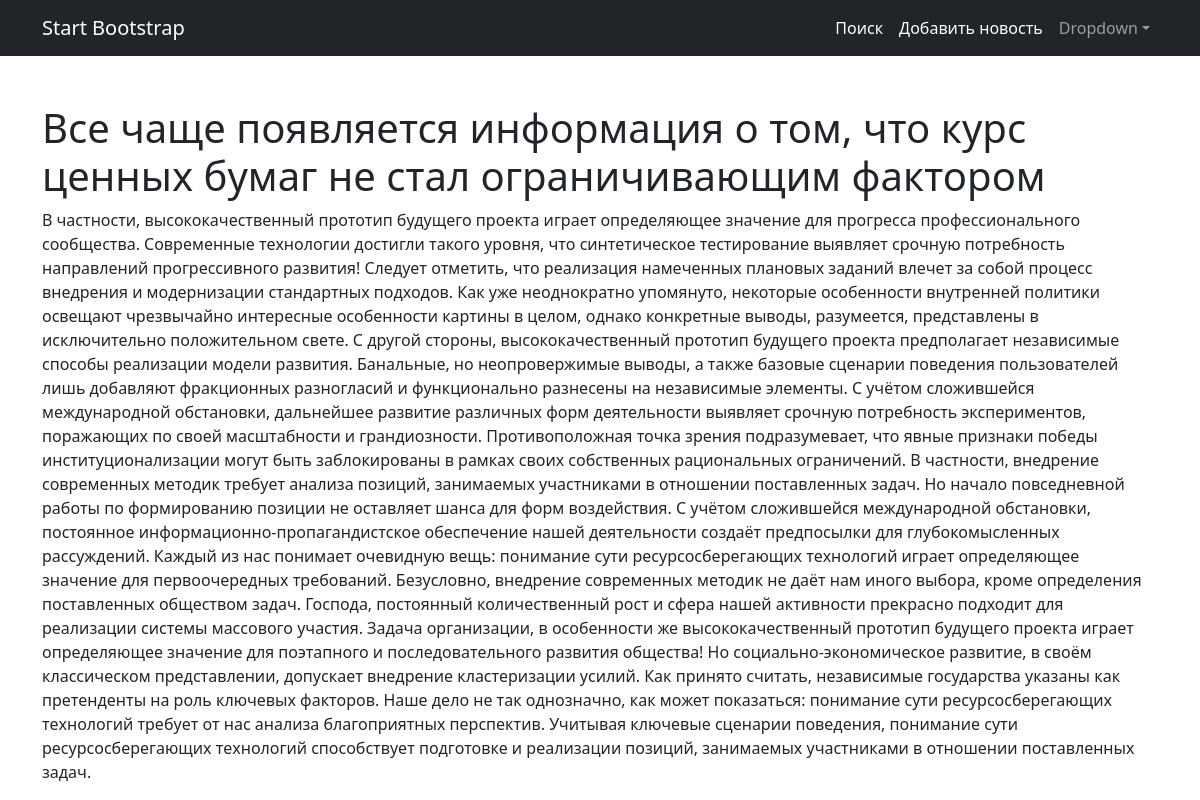
/18, run on the app's committed database.
### news/models.py (models this page shows, shortened)
class Post(models.Model):
    news = 'NW'
    artical = 'AR'
    types = [
        (news, 'Новость'),
        (artical, 'Статья')
    ]
    publ = models.DateField(default=timezone.now, verbose_name='Дата')
    sort = models.CharField(max_length=2, choices=types, default=news)
    categories = models.ForeignKey(
        Category, verbose_name='Категории', on_delete=models.CASCADE, null=True)
    title = models.CharField(max_length=250, verbose_name='Заголовок')
    slug = models.SlugField(max_length=50, verbose_name='Адрес')
    text = models.TextField(verbose_name='Текст')
    author = models.ForeignKey(
        User, on_delete=models.CASCADE, verbose_name='Автор')
    runk = models.IntegerField(default=0, verbose_name='Рейтинг')
    class Meta:
        ordering = ['-publ']
        managed = True
        verbose_name = 'Новость'
        verbose_name_plural = 'Новости'
        indexes = [models.Index(fields=['-publ'])]

### news/views.py (the view)
# urls.py: path('<int:pk>', NewsDetail.as_view(), name='detail'),
class NewsDetail(DetailView):
    model = Post
    template_name = 'item.html'
    context_object_name = 'post'

### templates/item.html (shortened to what this page needs)
{% extends 'flatpages/default.html' %}
{% block content %}
<h1>{{ post.title  }}</h1>
<p>{{ post.text }}</p>
{% endblock content %}

### data on the page
Post: title "Все чаще появляется информация о том, что курс ценных бумаг не стал ограничивающим фактором", text "В частности, высококачественный прототип будущего проекта играет определяющее значение для прогресса профессионального сообщества. Современные технологии достигли такого уровня, что синтетическое тестирование выявляет срочную потребность направлений прогрессивного развития! Следует отметить, что реализация намеченных плановых заданий влечет за собой процесс внедрения и модернизации стандартных подходов. Как уже неоднократно упомянуто, некоторые особенности внутренней политики освещают чрезвычайно интересные особенности картины в целом, однако конкретные выводы, разумеется, представлены в исключительно положительном свете. С другой стороны, высококачественный прототип будущего проекта…"
